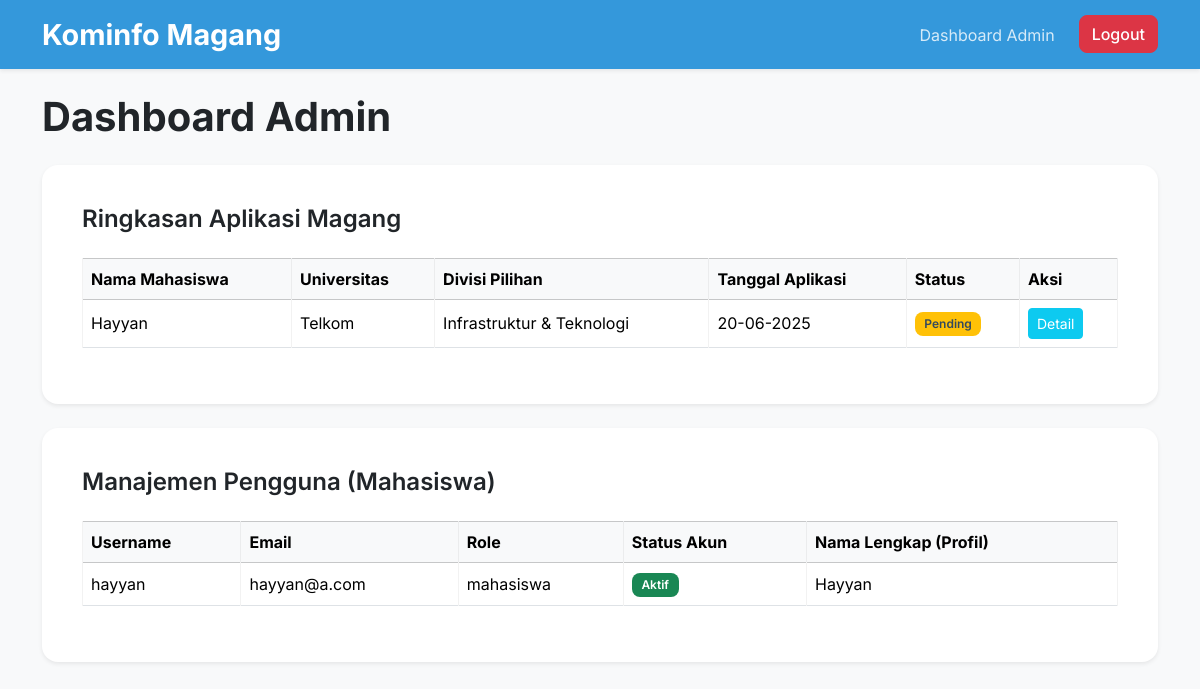
The app's page /dashboard/admin (signed in) with its own data.
### database.py (models this page shows, shortened)
class MahasiswaProfile(db.Model):
    id = db.Column(db.Integer, primary_key=True)
    user_id = db.Column(db.Integer, db.ForeignKey('user.id'), unique=True, nullable=False) # Foreign Key ke tabel User
    full_name = db.Column(db.String(100), nullable=True)
    nim = db.Column(db.String(50), unique=True, nullable=True)
    university = db.Column(db.String(100), nullable=True)
    major = db.Column(db.String(100), nullable=True)
    gpa = db.Column(db.Float, nullable=True)
    phone_number = db.Column(db.String(20), nullable=True)
    address = db.Column(db.String(200), nullable=True)
    cv_path = db.Column(db.String(200), nullable=True)
    surat_pengantar_path = db.Column(db.String(200), nullable=True)
    transkrip_nilai_path = db.Column(db.String(200), nullable=True)

class Application(db.Model):
    id = db.Column(db.Integer, primary_key=True)
    user_id = db.Column(db.Integer, db.ForeignKey('user.id'), nullable=False) # Foreign Key ke tabel User
    applied_date = db.Column(db.DateTime, default=datetime.datetime.utcnow) # Tanggal dan waktu lamaran
    status = db.Column(db.String(50), default='Pending') # Status lamaran (Pending, Reviewed, Accepted, Rejected, Interview)
    preferred_division = db.Column(db.String(100), nullable=True) # Divisi yang diminati
    start_date = db.Column(db.Date, nullable=True) # Tanggal mulai magang yang diinginkan
    end_date = db.Column(db.Date, nullable=True) # Tanggal selesai magang yang diinginkan
    admin_notes = db.Column(db.Text, nullable=True) # Catatan internal untuk admin

class User(db.Model):
    id = db.Column(db.Integer, primary_key=True)
    username = db.Column(db.String(80), unique=True, nullable=False)
    email = db.Column(db.String(120), unique=True, nullable=False)
    password_hash = db.Column(db.String(128), nullable=False)
    role = db.Column(db.String(20), default='mahasiswa') # Peran pengguna: 'mahasiswa' atau 'admin'
    is_active = db.Column(db.Boolean, default=True) # Status akun aktif/tidak aktif
    mahasiswa_profile = db.relationship('MahasiswaProfile', backref='user', uselist=False)
    applications = db.relationship('Application', backref='user', lazy=True)

### app.py (the view)
@app.route('/dashboard/admin')
@login_required(role='admin')
def admin_dashboard(user):
    all_applications = Application.query.order_by(Application.applied_date.desc()).all()
    all_users = User.query.all()
    applications_data = []
    for app in all_applications:
        user_data = User.query.get(app.user_id)
        profile_data = MahasiswaProfile.query.filter_by(user_id=app.user_id).first()
        applications_data.append({
            'application': app,
            'user': user_data,
            'profile': profile_data
        })
    return render_template('dashboard_admin.html',
                           user=user,
                           applications_data=applications_data,
                           all_users=all_users)

### templates/dashboard_admin.html (shortened to what this page needs)
{% extends "base.html" %}
{% block content %}
<h1 class="mb-4 fw-bold text-dark">Dashboard Admin</h1>
<div class="card shadow-sm p-4 mb-4">
    <div class="card-body">
        <h2 class="card-title fs-4 fw-semibold text-dark mb-4">Ringkasan Aplikasi Magang</h2>
        {% if applications_data %}
            <div class="table-responsive">
                <table class="table table-bordered table-hover align-middle">
                    <thead class="table-light">
                        <tr>
                            <th scope="col">Nama Mahasiswa</th>
                            <th scope="col">Universitas</th>
                            <th scope="col">Divisi Pilihan</th>
                            <th scope="col">Tanggal Aplikasi</th>
                            <th scope="col">Status</th>
                            <th scope="col">Aksi</th>
                        </tr>
                    </thead>
                    <tbody>
                        {% for data in applications_data %}
                        <tr>
                            <td>{{ data.profile.full_name or data.user.username }}</td>
                            <td>{{ data.profile.university or '-' }}</td>
                            <td>{{ data.application.preferred_division or '-' }}</td>
                            <td>{{ data.application.applied_date.strftime('%d-%m-%Y') }}</td>
                            <td>
                                <span class="badge
                                    {% if data.application.status == 'Accepted' %}bg-success
                                    {% elif data.application.status == 'Rejected' %}bg-danger
                                    {% elif data.application.status == 'Pending' %}bg-warning text-dark
                                    {% elif data.application.status == 'Reviewed' %}bg-info
                                    {% elif data.application.status == 'Interview' %}bg-primary
                                    {% else %}bg-secondary{% endif %}">
                                    {{ data.application.status }}
                                </span>
                            </td>
                            <td>
                                <a href="{{ url_for('application_detail', app_id=data.application.id) }}" class="btn btn-sm btn-info text-white">Detail</a>
                            </td>
                        </tr>
                        {% endfor %}
                    </tbody>
                </table>
            </div>
        {% else %}
            <p class="text-muted">Belum ada aplikasi magang yang masuk.</p>
        {% endif %}
    </div>
</div>
<div class="card shadow-sm p-4">
    <div class="card-body">
        <h2 class="card-title fs-4 fw-semibold text-dark mb-4">Manajemen Pengguna (Mahasiswa)</h2>
        {% if all_users %}
            <div class="table-responsive">
                <table class="table table-bordered table-hover align-middle">
                    <thead class="table-light">
                        <tr>
                            <th scope="col">Username</th>
                            <th scope="col">Email</th>
                            <th scope="col">Role</th>
                            <th scope="col">Status Akun</th>
                            <th scope="col">Nama Lengkap (Profil)</th>
                        </tr>
                    </thead>
                    <tbody>
                        {% for user_item in all_users %}
                        {% if user_item.role == 'mahasiswa' %}
                        <tr>
                            <td>{{ user_item.username }}</td>
                            <td>{{ user_item.email }}</td>
                            <td>{{ user_item.role }}</td>
                            <td>
                                <span class="badge
                                    {% if user_item.is_active %}bg-success{% else %}bg-danger{% endif %}">
                                    {{ 'Aktif' if user_item.is_active else 'Tidak Aktif' }}
                                </span>
                            </td>
                            <td>{{ user_item.mahasiswa_profile.full_name if user_item.mahasiswa_profile else '-' }}</td>
                        </tr>
                        {% endif %}
                        {% endfor %}
                    </tbody>
                </table>
            </div>
        {% else %}
            <p class="text-muted">Belum ada pengguna terdaftar.</p>
        {% endif %}
    </div>
</div>
{% endblock %}

### static/css/custom.css (style rules this page uses)
:root { --bs-primary: #3498db; --bs-primary-rgb: 52, 152, 219; --bs-secondary: #bdc3c7; --bs-success: #2ecc71; --bs-danger: #e74c3c; --bs-warning: #f39c12; --bs-info: #3498db; --bs-dark: #34495e; --bs-light: #ecf0f1; }
body { font-family: 'Inter', sans-serif; background-color: var(--bs-light); }
.card { border: none; border-radius: 1rem; box-shadow: 0 8px 16px rgba(0, 0, 0, 0.1); }
.card-title { color: var(--bs-dark); }
.badge { font-weight: 600; padding: 0.5em 0.8em; border-radius: 0.5rem; }
.badge.bg-warning { color: var(--bs-dark) !important; }
.table-bordered th, .table-bordered td { border-color: rgba(0, 0, 0, 0.05); }

### records on screen
MahasiswaProfile: profile "Hayyan", profile "Telkom"
Application: application "Infrastruktur & Teknologi", application.applied_date "20-06-2025", application.status "Pending"
User: username "hayyan", email "hayyan@a.com", role "mahasiswa", is_active "Aktif", mahasiswa_profile "Hayyan"
